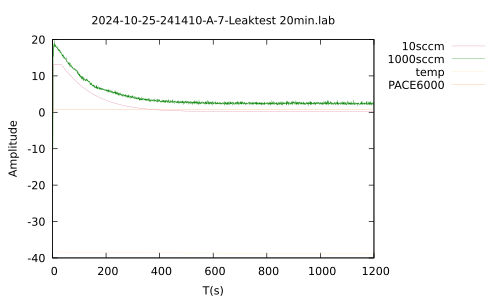

gnuplot code for this plot:
set terminal pdf
set encoding utf8
set output "2024-10-25-241410-A-7-Leaktest 20min.pdf"
set encoding utf8
#set xrange [0.0:600.0]
#set yrange [0.0:20.0]
set key outside
set style line 1 linecolor rgb '#DB7093' linewidth 0.1
set style line 2 linecolor rgb '#008000' linewidth 0.1
set style line 3 linecolor rgb '#FFE4B5' linewidth 0.1
set style line 4 linecolor rgb '#F4A460' linewidth 0.1
set title "2024-10-25-241410-A-7-Leaktest 20min.lab"
set xlabel "T(s)"
set ylabel "Amplitude"
plot "2024-10-25-241410-A-7-Leaktest 20min.lab" every ::1 using 1:2 w l linestyle 1 title "10sccm", "2024-10-25-241410-A-7-Leaktest 20min.lab" using 1:3 w l linestyle 2 title "1000sccm", "2024-10-25-241410-A-7-Leaktest 20min.lab" using 1:4 w l linestyle 3 title "temp", "2024-10-25-241410-A-7-Leaktest 20min.lab" using 1:5 w l linestyle 4 title "PACE6000"
